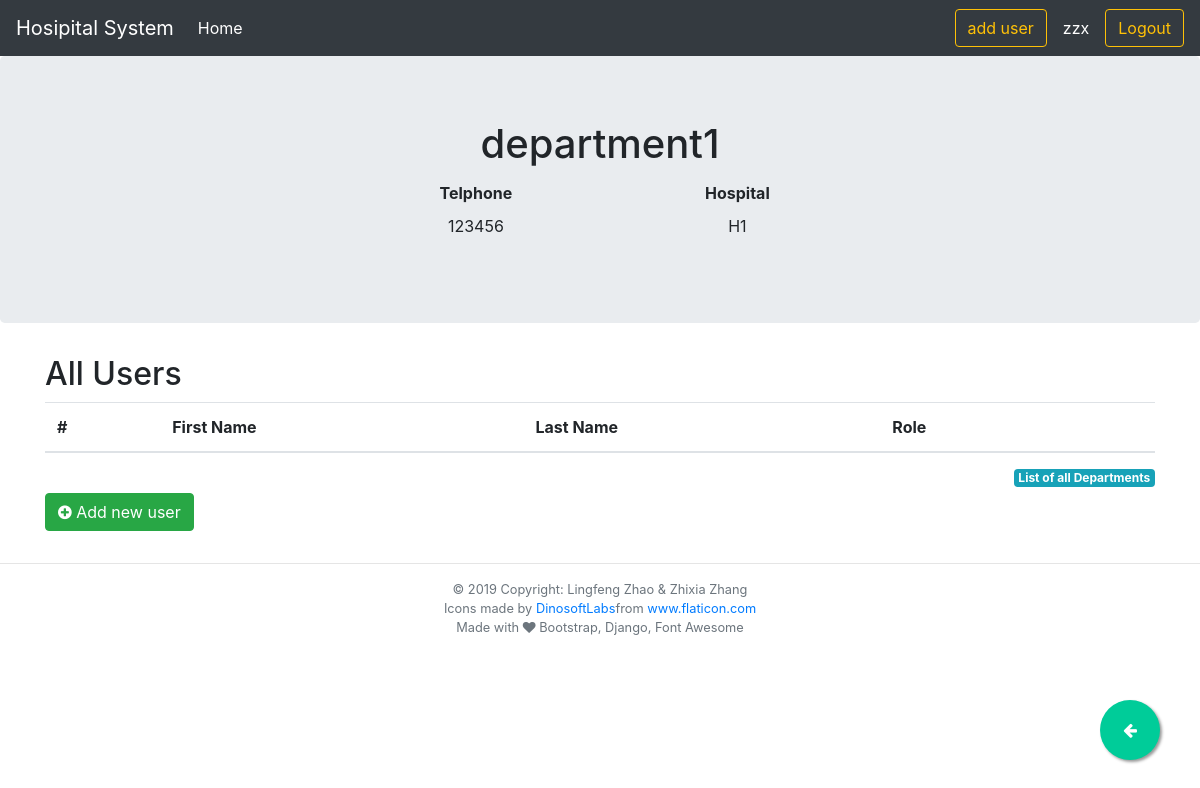
Page /department/1/ (signed in) on the earlier database version.
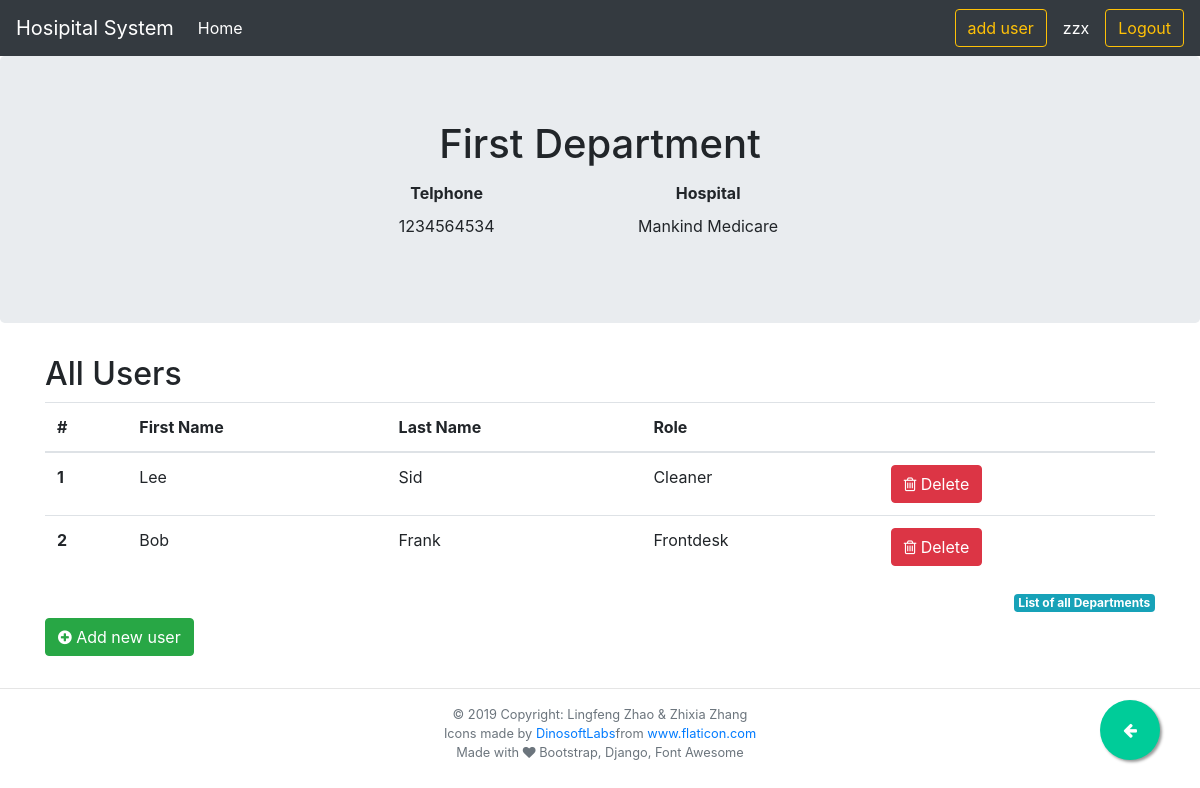
Same page on the later database version.
### hospital/models.py (models this page shows, shortened)
class Department(models.Model):
    did = models.AutoField(primary_key=True)
    dname = models.CharField(max_length=20)
    dtel = models.CharField(max_length=13)
    hid = models.ForeignKey("Hospital", models.CASCADE, db_column="hid")
    class Meta:
        db_table = "department"

class Hospital(models.Model):
    hid = models.AutoField(primary_key=True)
    hname = models.CharField(max_length=30)
    hst_address = models.CharField(max_length=30)
    hst_city = models.CharField(max_length=30)
    hstate = models.CharField(max_length=20)
    hzip = models.IntegerField()
    class Meta:
        db_table = "hospital"

class Users(models.Model):
    uid = models.AutoField(
        db_column="UID", primary_key=True
    )  # Field name made lowercase.
    ufname = models.CharField(max_length=20)
    ulname = models.CharField(max_length=20)
    urole = models.CharField(max_length=20)
    did = models.ForeignKey(Department, models.DO_NOTHING, db_column="did")
    class Meta:
        db_table = "users"

### hospital/views.py (the view)
# urls.py: path("department/<int:pk>/", views.DepartmentDetailView.as_view(), name="department-detail"),
class DepartmentDetailView(generic.DetailView):
    model = Department
    template_name = "department-detail.html"
    def get_context_data(self, **kwargs):
        context = super().get_context_data(**kwargs)
        form = UserForm(self.kwargs["pk"])
        context["add_form"] = form
        return context

### hospital/templates/department-detail.html (shortened to what this page needs)
{% extends './base.html' %}
{% block page_title %} {{ department.dname }}{% endblock  %}
{% block page_details %}
<div class="col-md-6 offset-md-3">
  <table class="table table-borderless table-sm">
    <thead>
      <tr>
        {% block details_title %}
        <th scope="col">Telphone</th>
        <th scope="col">Hospital</th>
        {% endblock  %}
      </tr>
    </thead>
    <tbody>
      <tr>
        {% block details_content %}
        <td>{{ department.dtel }}</td>
        <td>{{ department.hid.hname }}</td>
        {% endblock  %}
      </tr>
    </tbody>
  </table>
</div>
{% endblock %}
{% block content %}
<h2> All Users</h2>
{% if department.users_set %}
<table class="table table-hover">
  <thead>
    <tr>
      <th scope="col">#</th>
      <th scope="col">First Name</th>
      <th scope="col">Last Name</th>
      <th scope="col">Role</th>
      {% if user.is_authenticated %}
      <th></th>
      {% endif %}
    </tr>
  </thead>
  <tbody>
    {% for users in department.users_set.all %}
    <tr onclick="window.location='#';">
      <th scope="row">{{forloop.counter}}</th>
      <td>{{users.ufname | title}}</td>
      <td>{{users.ulname | title}}</td>
      <td>{{users.urole | title}}</td>
      {% if user.is_authenticated %}
      <td><button type="button" class="btn btn-danger" data-toggle="modal"
          data-target="#modal_delete_{{ forloop.counter }}"><i class="fa fa-trash-o" aria-hidden="true"></i>
          Delete</button>
      </td>
      {% endif %}
    </tr>
    {% endfor %}
  </tbody>
</table>
{% else %}
<p>No resuorce are available.</p>
{% endif %}
<a href="{% url 'hospital-detail' department.hid.hid %}" class="badge badge-info float-right">List of all
  Departments</a>
{% if user.is_authenticated %}
<button type="button" class="btn btn-success" data-toggle="modal" data-target="#addModal">
  <i class="fa fa-plus-circle"></i> Add new user
</button>
{% endif %}
{% endblock content %}

Differences in the rows shown:
changed Department: dname "department1" → "First Department"; dtel "123456" → "1234564534"; hid.hname "H1" → "Mankind Medicare"
added Users: ufname "Lee", ulname "Sid", urole "Cleaner"
added Users: ufname "Bob", ulname "Frank", urole "Frontdesk"
